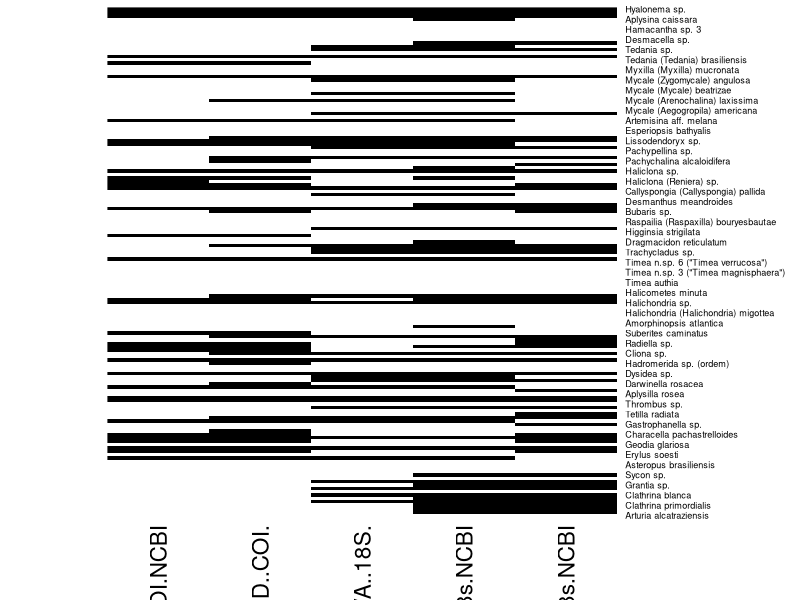
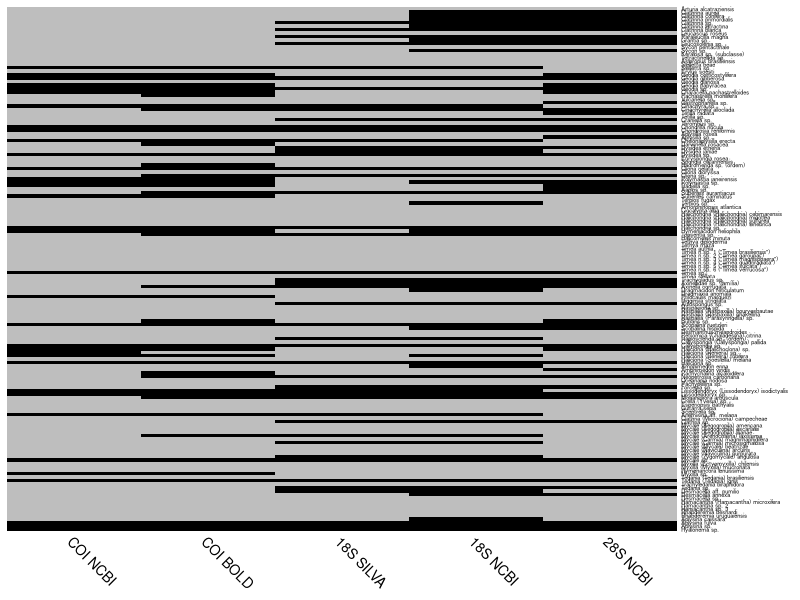

Reproduce these figures in R, in order.
### --------------------------------------------------------------------------------------------------
#   HEATMAP - PRESENCE & ABSENCE
#
#   Author : Eduarda Valério de Jesus 
#   Last updated 2024/02/14
#
#   Script to create a heatmap based in binary data (presence/absence)
### -------------------------------------------------------------------------------------------------- 


# Install pheatmap if not already installed
if (!require(pheatmap)) install.packages("pheatmap")
library(pheatmap)

# Load data frame 
data <- read.csv("draft - heatmap_porifera.csv", row.names=1)

# Create a matrix 
data_matrix <- data.matrix(data)
mybinarymap <- heatmap(data_matrix, Rowv = NA, Colv = NA, col = c("white", "black"), scale = "none")

# Create the heatmap
pheatmap(
  data_matrix,
  color = c("gray", "black"),      # Binary color scheme
  cluster_rows = FALSE,            # Disable row clustering
  cluster_cols = FALSE,            # Disable column clustering             
  fontsize_row = 4,                # Row label size
  fontsize_col = 10,               # Column label size 
  labels_col = c("COI NCBI", "COI BOLD", "18S SILVA", "18S NCBI", "28S NCBI"),  # Add custom column labels
  angle_col = 315,
  legend = FALSE                   # Disable legend 
)

# Save graph in TIFF file 
dev.copy(tiff, filename = "heatmap_porifera.tiff", width = 8, height = 15, units = "in", res = 600)
dev.off() 



